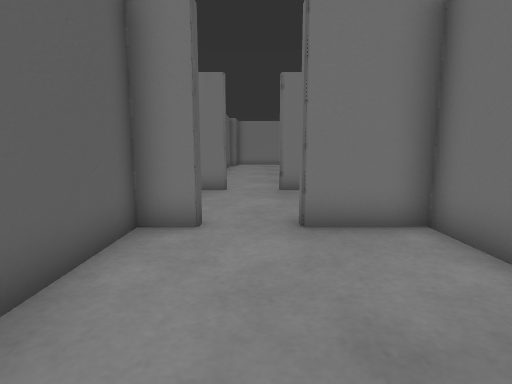
View 1 (above)

24 first-person views from a walk through a Gazebo world. The camera is 0.72 m above the floor, tilts 8° down and sees 80° across. The floor is counted in squares, 0.5 m on a side. Each view is taken from the middle of a square. On the plan, view 1 faces up. The plan holds only what a view shows up to about 14 squares ahead; the rest is blank. The place goes on beyond the plan.

View 2
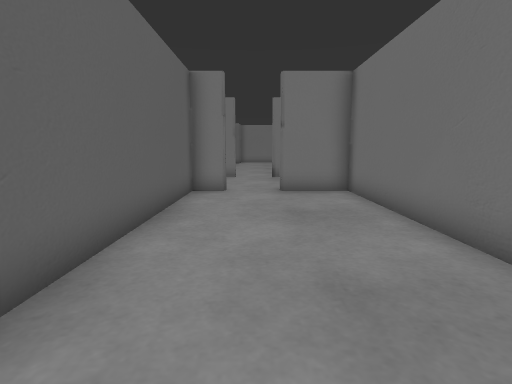

View 3
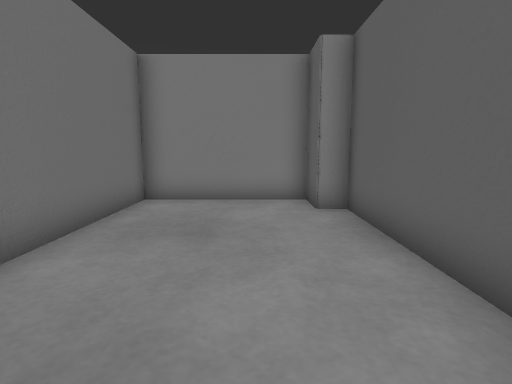

View 4
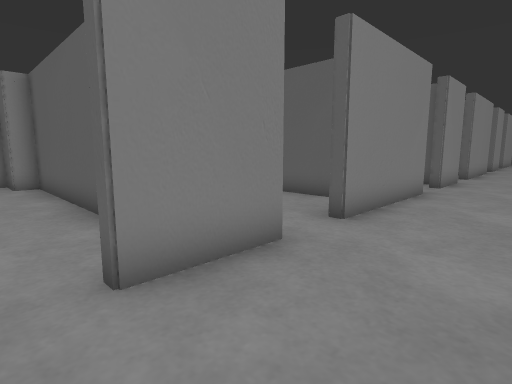

View 5
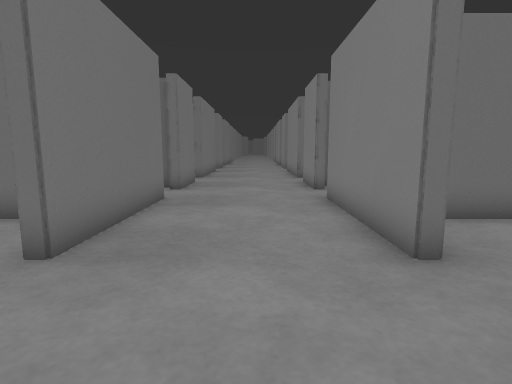

View 6
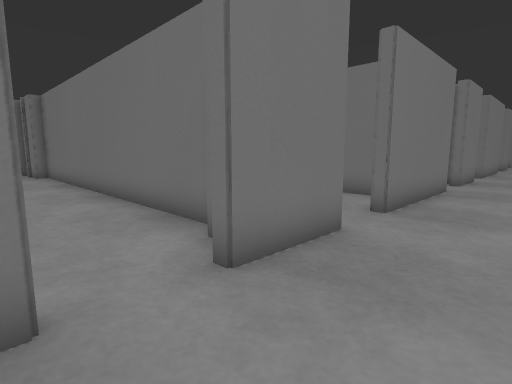

View 7
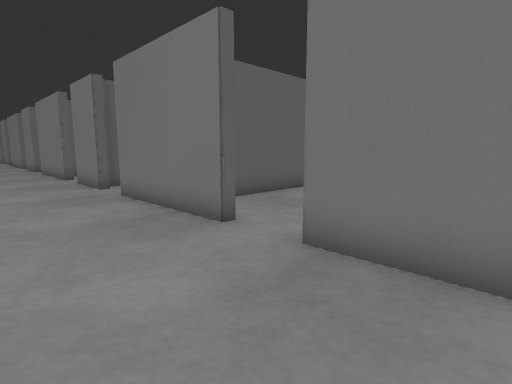

View 8
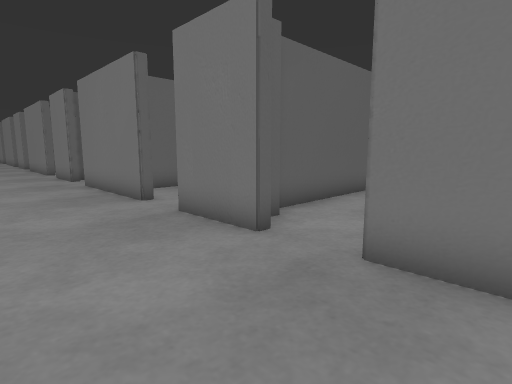

View 9
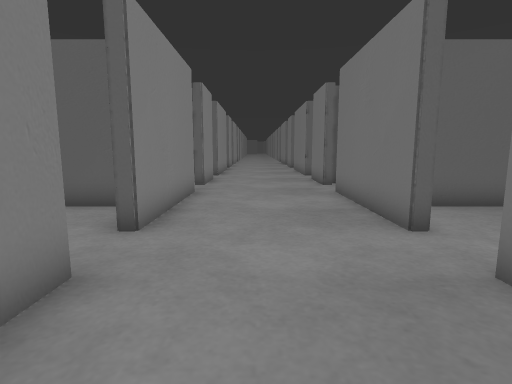

View 10
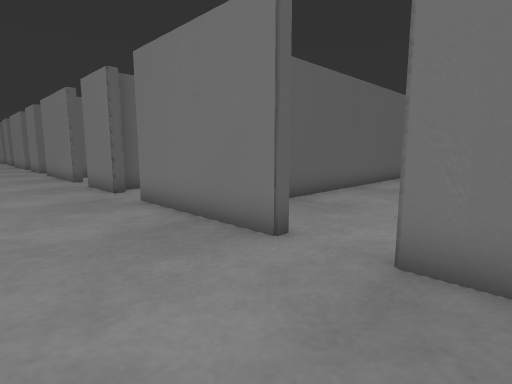

View 11
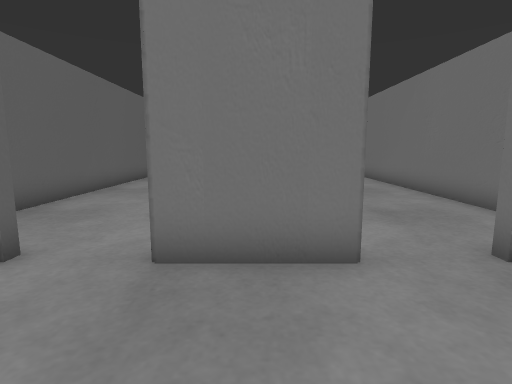

View 12
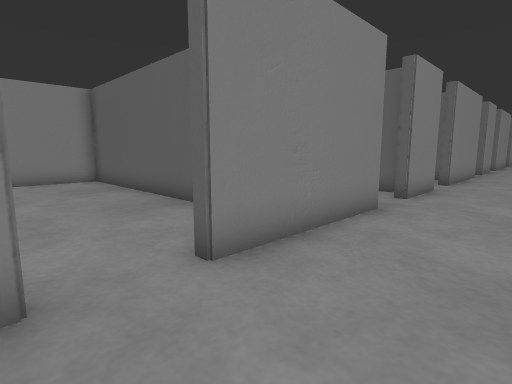

View 13
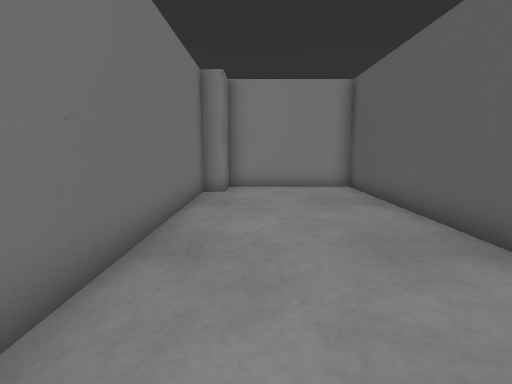

View 14
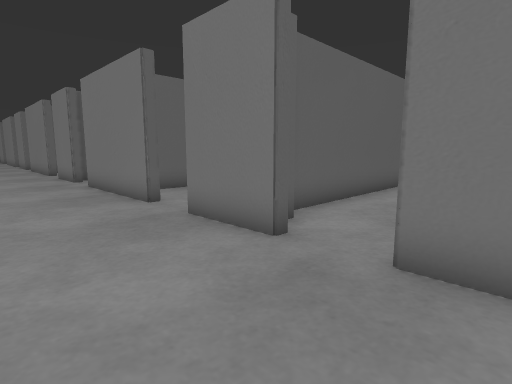

View 15
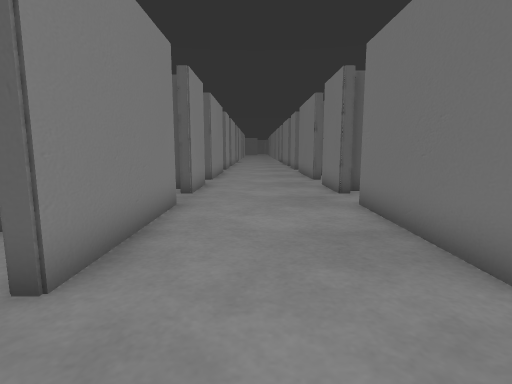

View 16
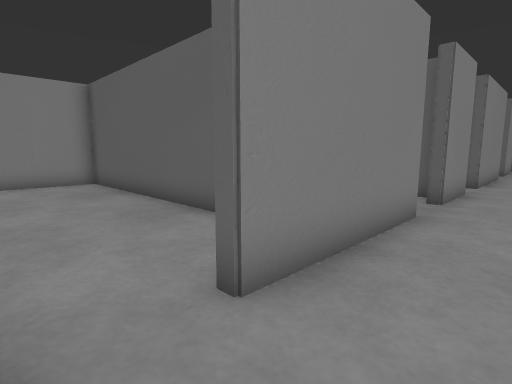

View 17
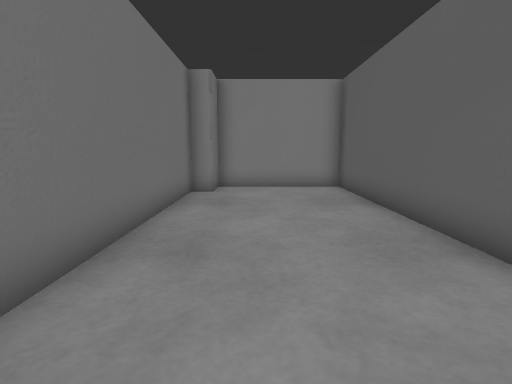

View 18
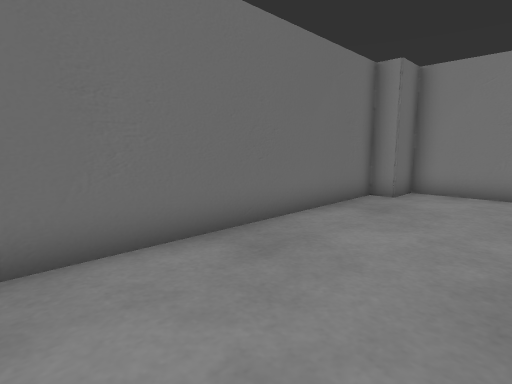

View 19
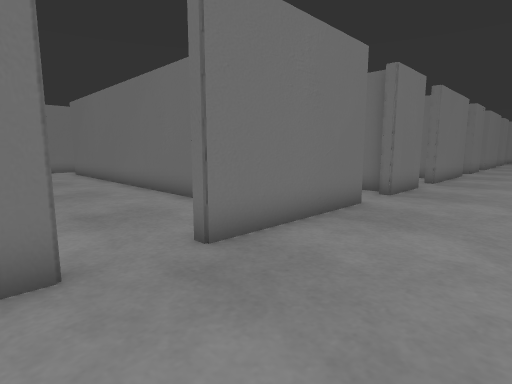

View 20
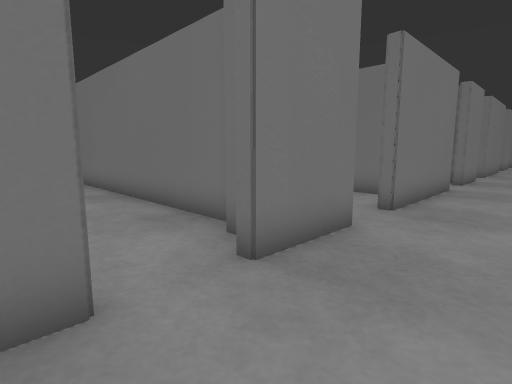

View 21
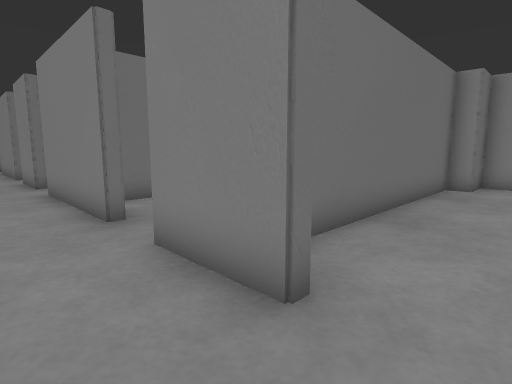

View 22
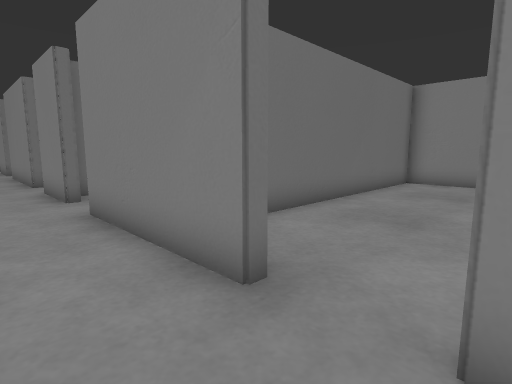

View 23
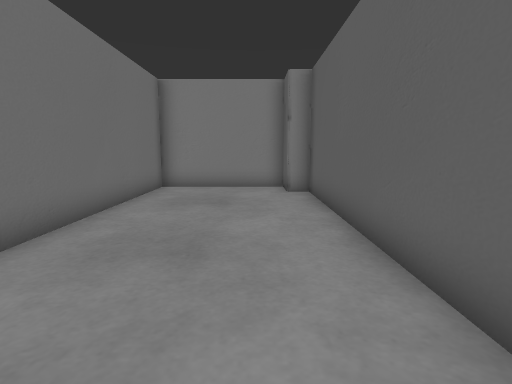

View 24
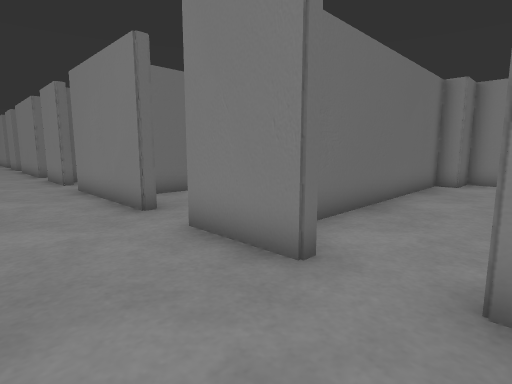

### Floor plan
Points are (right, up) in squares from view 1. A wall is a line through its corners. A room is listed if a view was taken in it or the views show most of it. See-through windows are left out.
Room 1 (views 1, 2, 3)
walls: (-1.5, -4.3) (-1.5, -5.7) (3.2, -5.7) (3.2, 5.5) (0.8, 5.5) (0.8, 5.9); (-1.1, 5.9) (-1.1, 5.5) (-2.2, 5.5) (-2.2, -4.3)
ways out: opening at (-0.5, 6) to room 2
Room 2 (views 4, 5, 7)
walls: (6, 10.7) (0.8, 10.7) (0.8, 11.1); (0.8, 5.9) (6, 5.9); (-1.1, 11.1) (-1.1, 10.7) (-3.7, 10.7); (7.9, 5.9) (10.5, 5.9); (-3.7, 5.9) (-1.1, 5.9); (10.5, 10.7) (7.9, 10.7) (7.9, 11.1)
ways out: opening at (-0.5, 6) to room 1; opening at (-2.5, 8.5) to room 3; opening at (-0.5, 11); opening at (6.5, 6); opening at (6.5, 11)
Room 3 (views 6, 8, 9, 10, 11, 12, 14, 15, 19, 20, 21, 22, 24)
walls: (-17.2, 11.1) (-17.2, 10.7) (-22.4, 10.7) (-22.4, 11.1); (-15.3, 5.9) (-12.7, 5.9); (-12.7, 11.1) (-12.7, 10.7) (-15.3, 10.7) (-15.3, 11.1); (-10.8, 5.9) (-5.6, 5.9); (-22.4, 5.9) (-17.2, 5.9); (-24.3, 11.1) (-24.3, 10.7) (-27, 10.7); (-5.6, 11.1) (-5.6, 10.7) (-10.8, 10.7) (-10.8, 11.1); (-3.7, 10.7) (-3.7, 11.1); (-27, 5.9) (-24.3, 5.9)
ways out: opening at (-2.5, 8.5) to room 2; opening at (-16.5, 6) to room 4; opening at (-25.5, 8.5) to room 5; opening at (-11.5, 6) to room 7; opening at (-23.5, 6); opening at (-23.5, 11); opening at (-16.5, 11); opening at (-11.5, 11); opening at (-4.5, 6); opening at (-4.5, 11)
Room 4 (view 13)
walls: (-19.6, 4.5) (-19.6, -5.7) (-15, -5.7) (-15, -4.3) (-14.2, -4.3) (-14.2, 4.1); (-15.3, 5.5) (-15.3, 5.9); (-17.2, 5.9) (-17.2, 5.5)
ways out: opening at (-16.5, 6) to room 3
Room 5 (view 16)
walls: (-34, 5.9) (-28.8, 5.9); (-35.9, 11.1) (-35.9, 10.7) (-38.5, 10.7); (-28.8, 11.1) (-28.8, 10.7) (-34, 10.7); (-38.5, 5.9) (-35.9, 5.9)
ways out: opening at (-25.5, 8.5) to room 3; opening at (-27.5, 6) to room 6; opening at (-34.5, 6); opening at (-34.5, 11); opening at (-27.5, 11)
Room 6 (views 17, 18)
walls: (-31.2, 2.5) (-31.2, -5.7) (-26.6, -5.7) (-26.6, -4.3) (-25.8, -4.3) (-25.8, 4.8); (-28.8, 5.9) (-28.8, 5.5)
ways out: opening at (-27.5, 6) to room 5
Room 7 (view 23)
walls: (-10.8, 5.5) (-10.8, 5.9); (-13.8, 5.2) (-13.8, -4.3) (-13.1, -4.3) (-13.1, -5.7) (-8.4, -5.7) (-8.4, 4.6); (-12.7, 5.9) (-12.7, 5.5)
ways out: opening at (-11.5, 6) to room 3

Positions as (right, up) in squares from view 1, and headings:
1: (0, 0), facing up
2: (0, -5), facing up
3: (0, 3), facing down
4: (0, 9), facing down-left
5: (-3, 8), facing right
6: (-6, 8), facing up-right
7: (-1, 7), facing up-left
8: (-9, 7), facing up-left
9: (-12, 8), facing left
10: (-14, 7), facing up-left
11: (-14, 7), facing up
12: (-15, 9), facing down-left
13: (-16, 6), facing down
14: (-21, 7), facing up-left
15: (-26, 8), facing left
16: (-27, 8), facing down-left
17: (-28, 6), facing down
18: (-30, 5), facing down-right
19: (-25, 7), facing up-right
20: (-18, 8), facing up-right
21: (-17, 8), facing down-right
22: (-13, 8), facing down-right
23: (-12, 6), facing down
24: (-6, 9), facing down-right
